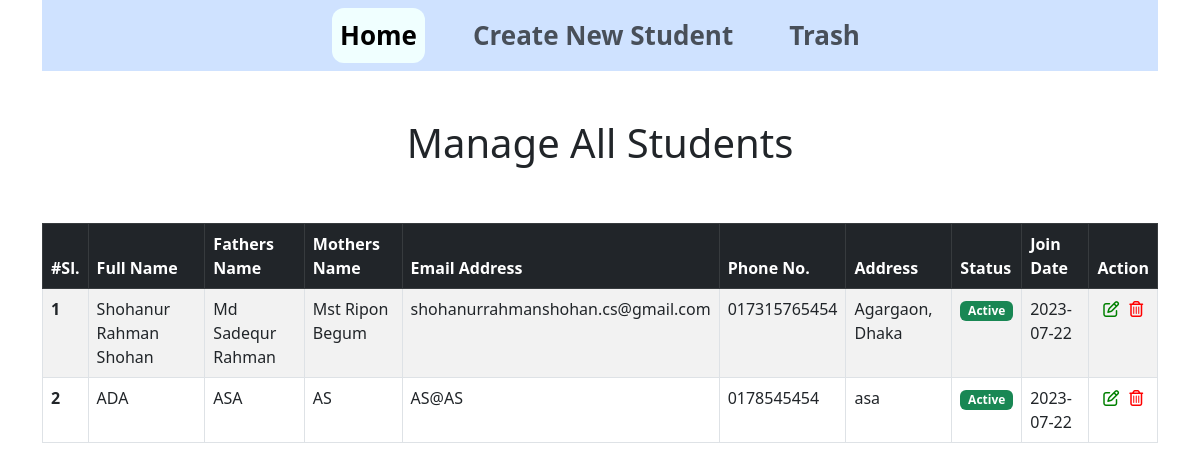
The page / on the database its author committed.
### tables this page shows
CREATE TABLE `students` (
  `id` int(11) NOT NULL,
  `fullname` varchar(255) NOT NULL,
  `father` varchar(255) NOT NULL,
  `mother` varchar(255) NOT NULL,
  `email` varchar(255) NOT NULL,
  `phone` varchar(255) NOT NULL,
  `status` int(11) NOT NULL DEFAULT 1 COMMENT '1=Active, 0=Inactive',
  `address` text NOT NULL,
  `join_date` date NOT NULL
);

### index.php (the view, shortened to what this page needs)
<?php include "header.php";?>
<?php include "topbar.php";?>
    <?php
        $do = isset($_GET['do']) ? $_GET['do'] : "Manage";
        if ( $do == "Manage" ) { ?>
            <section>
                <div class="container">
                    <div class="row">
                        <div class="col-lg-12">
                            <h1 class="text-center py-5">Manage All Students</h1>
                            <div class="table-responsive">
                                <table class="table table-striped table-hover table-bordered">
                                  <thead class="table-dark">
                                    <tr>
                                      <th scope="col">#Sl.</th>
                                      <th scope="col">Full Name</th>
                                      <th scope="col">Fathers Name</th>
                                      <th scope="col">Mothers Name</th>
                                      <th scope="col">Email Address</th>
                                      <th scope="col">Phone No.</th>
                                      <th scope="col">Address</th>
                                      <th scope="col">Status</th>
                                      <th scope="col">Join Date</th>
                                      <th scope="col">Action</th>
                                    </tr>
                                  </thead>
                                  <tbody>
                                    <?php
                                        $read_sql = "SELECT * FROM students WHERE status=1";
                                        $read_data = mysqli_query($db, $read_sql);
                                        $i = 0;
                                        while ($row = mysqli_fetch_assoc($read_data)) {
                                            $id             = $row['id'];
                                            $fullname       = $row['fullname'];
                                            $father         = $row['father'];
                                            $mother         = $row['mother'];
                                            $email          = $row['email'];
                                            $phone          = $row['phone'];
                                            $status         = $row['status'];
                                            $address        = $row['address'];
                                            $join_date      = $row['join_date'];
                                            $i++;
                                            ?>
                                            <tr>
                                              <th scope="row"><?php echo $i; ?></th>
                                              <td><?php echo $fullname; ?></td>
                                              <td><?php echo $father; ?></td>
                                              <td><?php echo $mother; ?></td>
                                              <td><?php echo $email; ?></td>
                                              <td><?php echo $phone; ?></td>
                                              <td><?php echo $address; ?></td>
                                              <td>
                                                <?php
                                                    if ($status == 1) { ?>
                                                        <span class="badge text-bg-success">Active</span>
                                                    <?php }
                                                    else if ($status == 0) { ?>
                                                        <span class="badge text-bg-danger">InActive</span>
                                                    <?php }
                                                ?>
                                              </td>
                                              <td><?php echo $join_date; ?></td>
                                              <td>
                                                <div class="action-btn">
                                                    <ul>
                                                        <li>
                                                            <a href="index.php?do=Edit&e_id=<?php echo $id;?>"><i class="fa-regular fa-pen-to-square edit"></i></a>
                                                        </li>
<li>
    <a href="" data-bs-toggle="modal" data-bs-target="#del<?php echo $id; ?>"><i class="fa-regular fa-trash-can trash"></i></a>
</li>
                                                    </ul>
                                                </div>
                                              </td>
                                            </tr>
                                        <?php }
                                    ?>
                                  </tbody>
                                </table>
                            </div>
                        </div>
                    </div>
                </div>
            </section>
        <?php }
    ?>
<?php include "footer.php";?>

### header.php (shortened to what this page needs)
<!doctype html>
<html lang="en">
  <head>
    <link href="https://cdn.jsdelivr.net/npm/bootstrap@5.3.0/dist/css/bootstrap.min.css" rel="stylesheet">
    <link rel="stylesheet" href="css/style.css">
  </head>
  <body>

### topbar.php
<header>
        <div class="container">
            <div class="row">
                <div class="col-lg-12">
                    <nav class="navbar navbar-expand-lg bg-primary-subtle">
                      <div class="container-fluid">
                        <div class="collapse navbar-collapse" id="navbarSupportedContent" style="justify-content: space-evenly;">
                          <ul class="navbar-nav  mb-2 mb-lg-0">
                            <li class="nav-item">
                              <a class="nav-link active" aria-current="page" href="index.php?do=Manage">Home</a>
                            </li>
                            <li class="nav-item">
                              <a class="nav-link" href="index.php?do=Add">Create New Student</a>
                            </li>
                            <li class="nav-item">
                              <a class="nav-link" href="index.php?do=ManageTrash">Trash</a>
                            </li>
                          </ul>
                        </div>
                      </div>
                    </nav>
                </div>
            </div>
        </div>
    </header>

### footer.php (shortened to what this page needs)
  </body>
</html>

### css/style.css (style rules this page uses)
.action-btn, .modal-btn { text-align: center; }
.action-btn ul { padding: 0; margin: 0; }
.action-btn ul li { list-style: none; display: inline; margin: 0px 3px; }
.action-btn ul li .edit { color: green; }
.action-btn ul li .trash { color: red; }
a.nav-link.active { font-size: 26px; background: azure; border-radius: 12px; font-weight: 600; margin: 0px 20px; }
a.nav-link { font-size: 26px; border-radius: 12px; font-weight: 600; margin: 0px 20px; transition: 0.5s; }

### rows shown on the page
students: fullname "Shohanur Rahman Shohan", father "Md Sadequr Rahman", mother "Mst Ripon Begum", email "shohanurrahmanshohan.cs@gmail.com", phone "017315765454", address "Agargaon, Dhaka", status "Active", join_date "2023-07-22"
students: fullname "ADA", father "ASA", mother "AS", email "AS@AS", phone "0178545454", address "asa", status "Active", join_date "2023-07-22"
